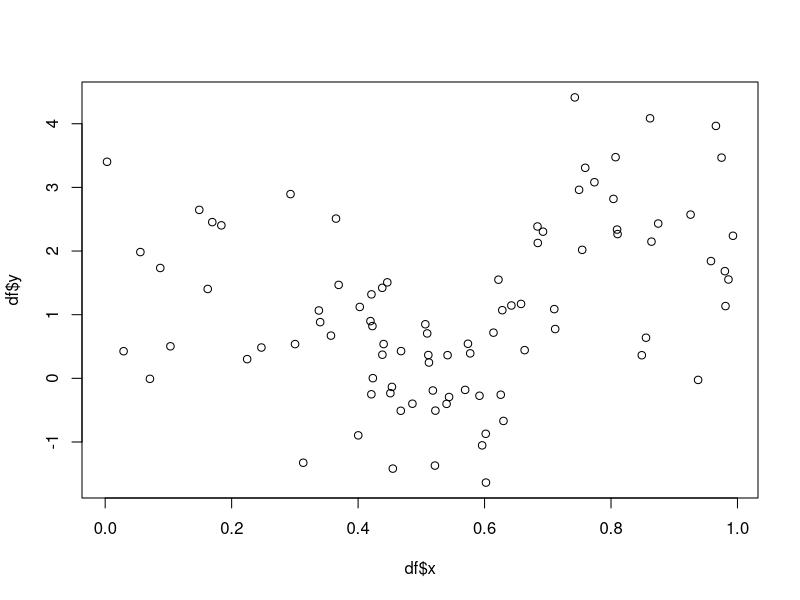
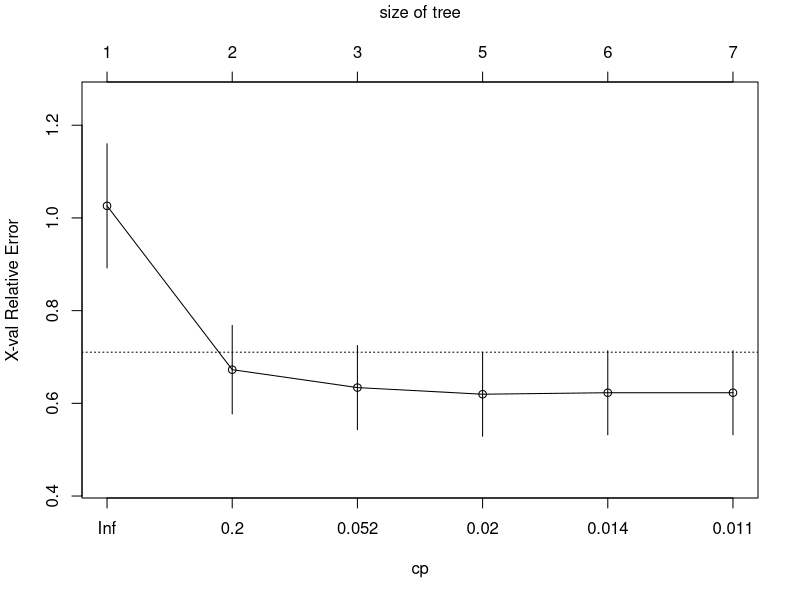
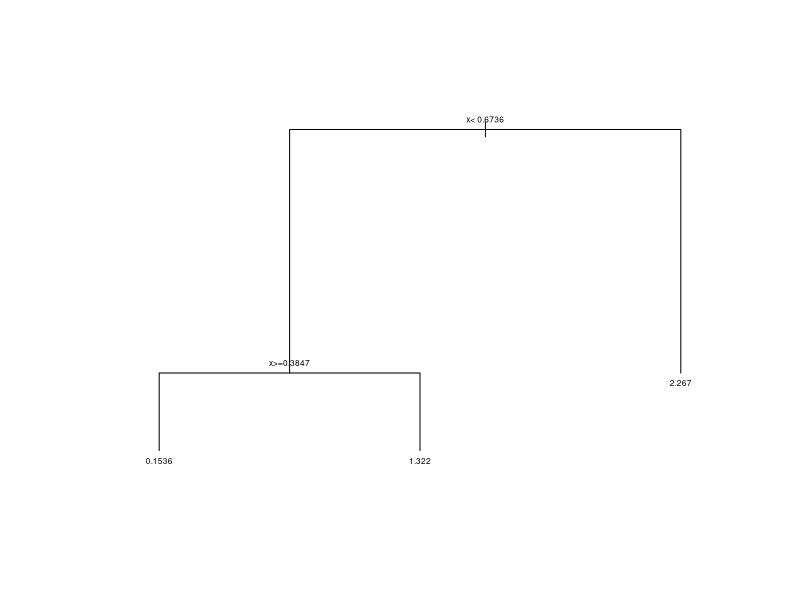
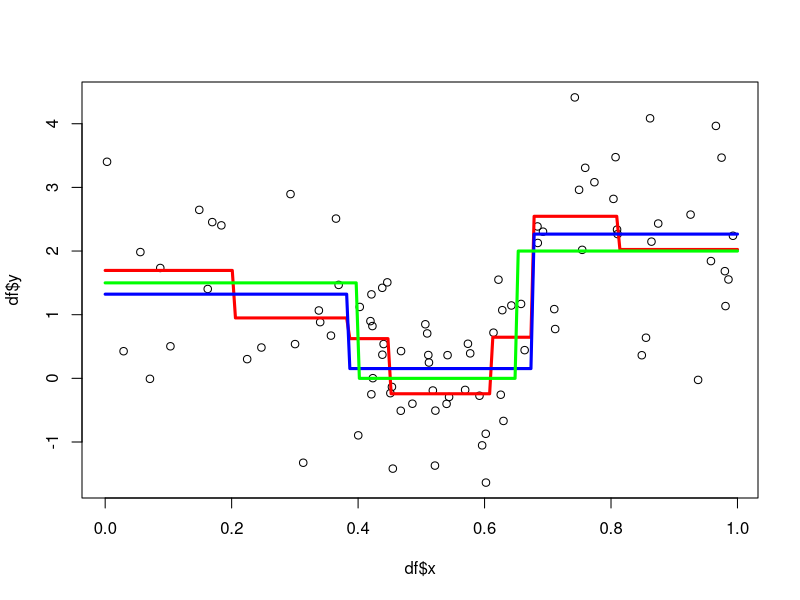
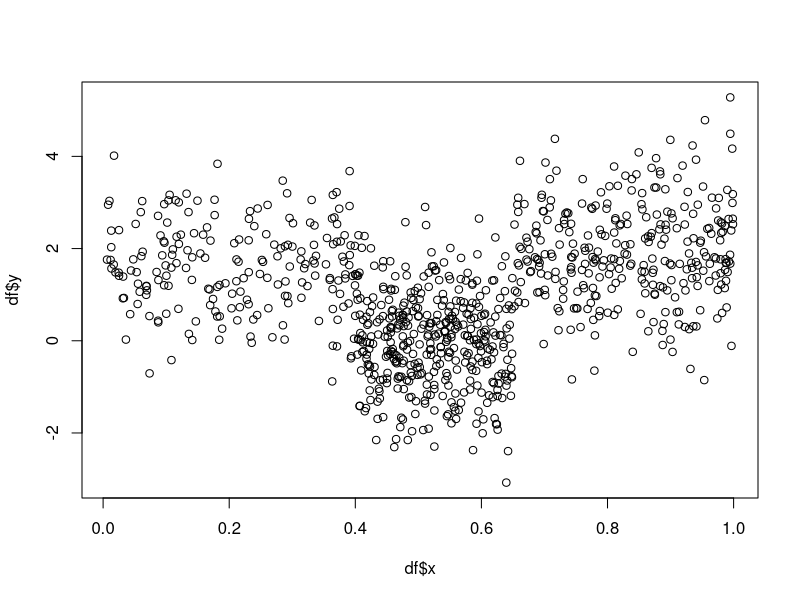
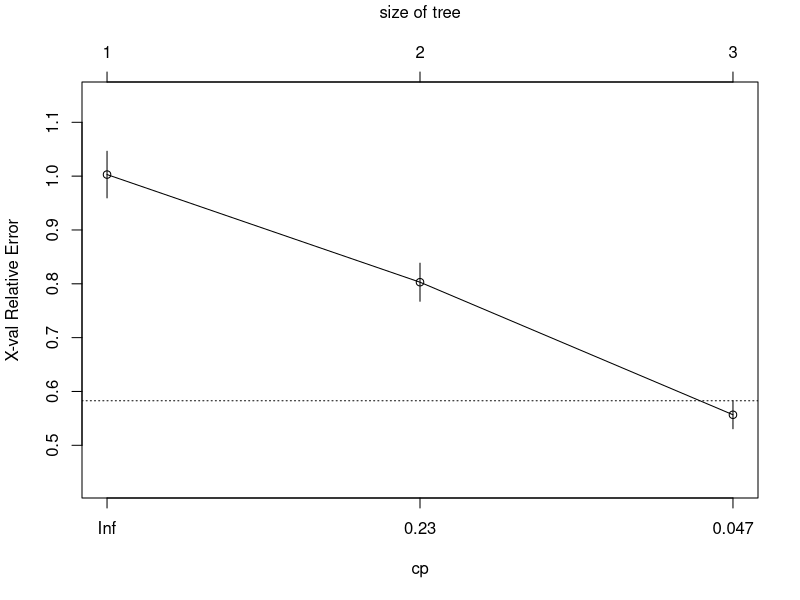
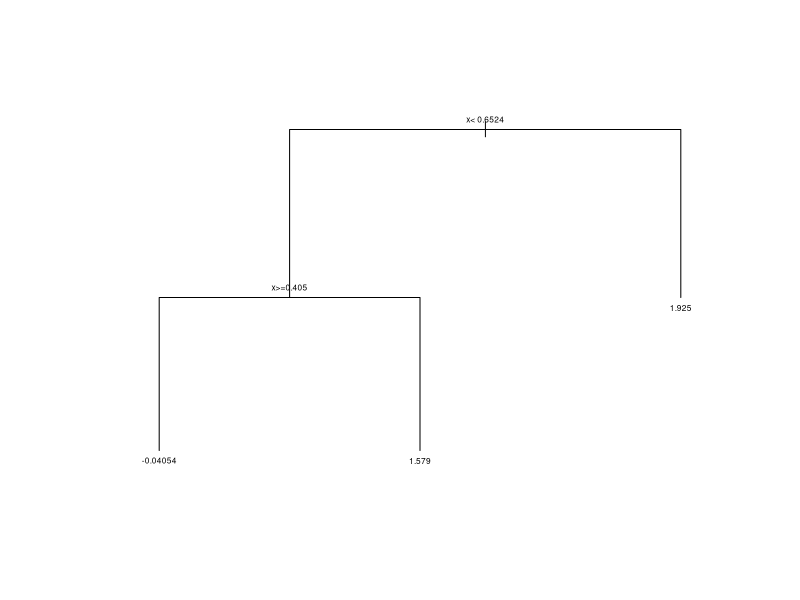
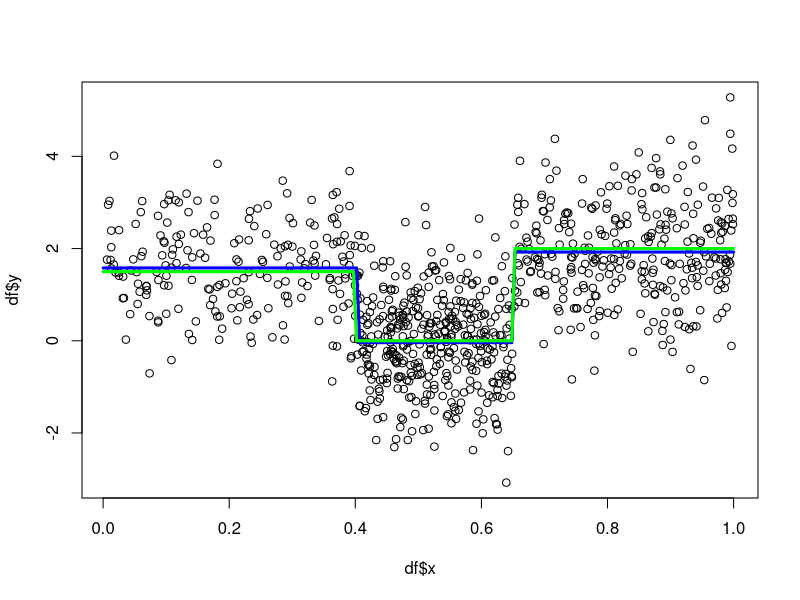

Source code (R) for these figures, in order:
set.seed(212)
library("rpart")

# Let's "cheat" and simulate a dataset where the tree model structure is
# actually the truth ... so this is where we should do very well!
df <- data.frame(x = c(runif(20, 0, 0.4), runif(40, 0.4, 0.65), runif(30, 0.65, 1)),
                 y = c(rnorm(20, 1.5),    rnorm(40, 0),         rnorm(30, 2)))

plot(df$x, df$y)

fit <- rpart(y ~ x, df)
plotcp(fit)
fitp <- prune(fit, 0.052)
fitp
plot(fitp, margin = 0.1)
text(fitp, cex=0.5)

plot(df$x, df$y)
x <- data.frame(x = seq(0,1,len=200))
y <- dplyr::case_when(x < 0.4 ~ 1.5,
                      x < 0.65 ~ 0,
                      TRUE ~ 2)
lines(x$x, predict(fit,x), col = "red", lwd = 3)
lines(x$x, predict(fitp,x), col = "blue", lwd = 3)
lines(x$x, y, col = "green", lwd = 3)


################################################################################

# Let's repeat with loads of data and see that we actually don't overfit or need
# to prune.
df <- data.frame(x = c(runif(200, 0, 0.4), runif(400, 0.4, 0.65), runif(300, 0.65, 1)),
                 y = c(rnorm(200, 1.5),    rnorm(400, 0),         rnorm(300, 2)))

plot(df$x, df$y)

fit <- rpart(y ~ x, df)
plotcp(fit)
plot(fit, margin = 0.1)
text(fit, cex=0.5)

plot(df$x, df$y)
x <- data.frame(x = seq(0,1,len=200))
y <- dplyr::case_when(x < 0.4 ~ 1.5,
                      x < 0.65 ~ 0,
                      TRUE ~ 2)
lines(x$x, predict(fit,x), col = "blue", lwd = 3)
lines(x$x, y, col = "green", lwd = 3)
